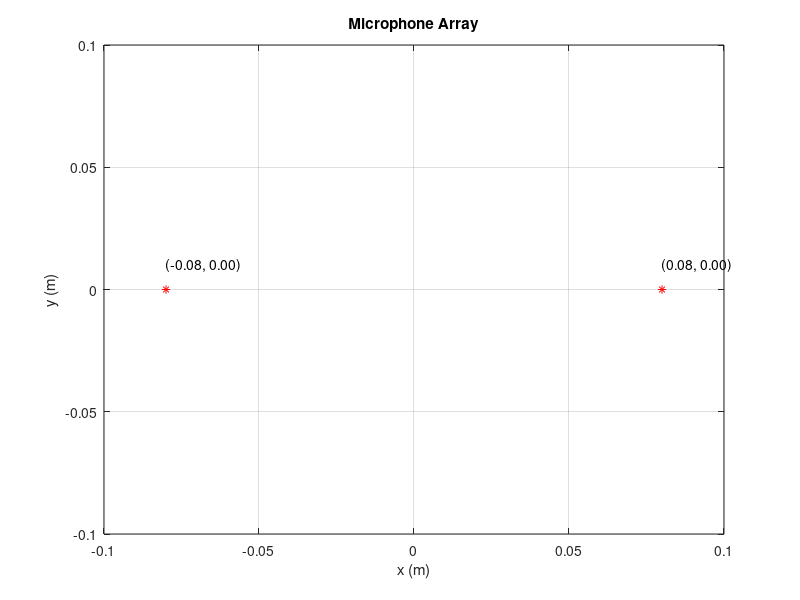

Write MATLAB code to recreate this figure.

clc
clear all
close all

%% ------------------------------初始化常量-------------------------------%
c = 334;   % 声速c
fs = 16000;   % 抽样频率fs
T = 4;   % ??
t = 0:1/fs:T;  % 时间 [0, 0.1]
L = length(t); % 时间长度:101
f = 500;   % 感兴趣的频率
w = 2*pi*f;  % 角频率
k = w/c;   % 波数 k

%% ------------------------------各阵元坐标-------------------------------%
M = 2;   % 阵元个数

yi = zeros(M,1);
zi = [0; 0];
xi = [-0.08; 0.08];

figure(1)
plot(xi, zi, 'r*');
title('Microphone Array');
xlabel('x (m)');
ylabel('y (m)');
grid on;
xlim([-0.1, 0.1]);
ylim([-0.1, 0.1]);

% 添加坐标标注
for i = 1:M
    text(xi(i), zi(i)+0.01, sprintf('(%.2f, %.2f)', xi(i), zi(i)));
end

